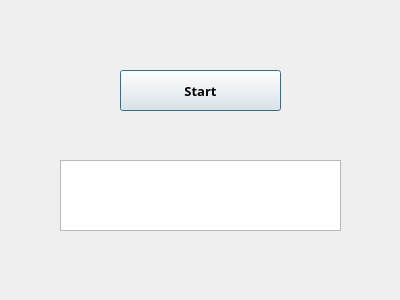
<?xml version="1.0" encoding="UTF-8"?>
<ui version="4.0">
 <class>Dialog</class>
 <widget class="QDialog" name="Dialog">
  <property name="geometry">
   <rect>
    <x>0</x>
    <y>0</y>
    <width>400</width>
    <height>300</height>
   </rect>
  </property>
  <property name="windowTitle">
   <string>Dialog</string>
  </property>
  <widget class="QPushButton" name="START">
   <property name="geometry">
    <rect>
     <x>120</x>
     <y>70</y>
     <width>161</width>
     <height>41</height>
    </rect>
   </property>
   <property name="font">
    <font>
     <family>Segoe UI Semibold</family>
     <pointsize>10</pointsize>
     <weight>75</weight>
     <bold>true</bold>
    </font>
   </property>
   <property name="text">
    <string>Start</string>
   </property>
  </widget>
  <widget class="QTextBrowser" name="Text">
   <property name="geometry">
    <rect>
     <x>60</x>
     <y>160</y>
     <width>281</width>
     <height>71</height>
    </rect>
   </property>
   <property name="font">
    <font>
     <family>Segoe UI Semibold</family>
     <weight>75</weight>
     <bold>true</bold>
    </font>
   </property>
  </widget>
 </widget>
 <resources/>
 <connections/>
</ui>
